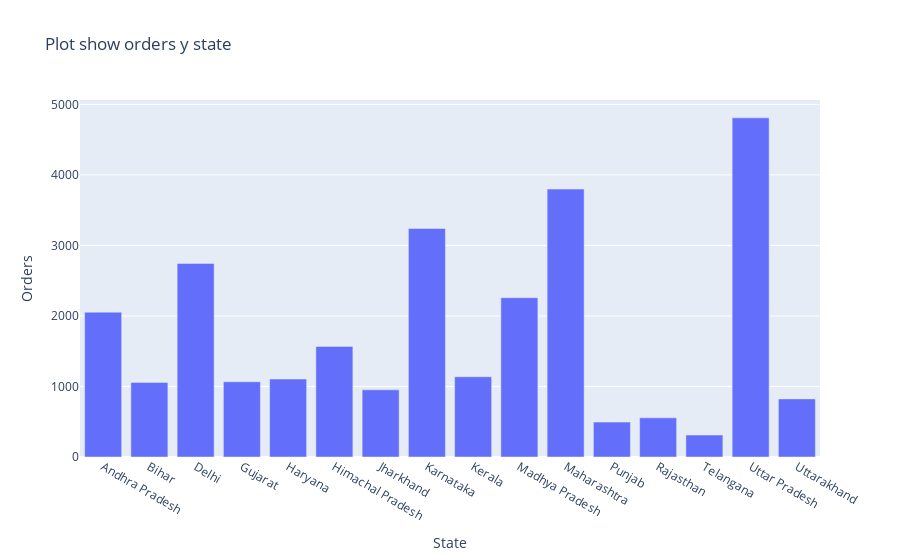

The code cell stored with this chart in its notebook:
### Code cell
fig=px.bar(group_data,x="State",y="Orders",title="Plot show orders y state")
fig.show()

### Figure 1 — Plotly figure (JSON) as saved in the notebook; plotly's stock layout.template omitted (floating-point values rounded to 4 significant figures)
{"data": [{"alignmentgroup": "True", "hovertemplate": "State=%{x}<br>Orders=%{y}<extra></extra>", "legendgroup": "", "marker": {"color": "#636efa", "pattern": {"shape": ""}}, "name": "", "offsetgroup": "", "orientation": "v", "showlegend": false, "textposition": "auto", "type": "bar", "x": ["Andhra Pradesh", "Bihar", "Delhi", "Gujarat", "Haryana", "Himachal Pradesh", "Jharkhand", "Karnataka", "Kerala", "Madhya Pradesh", "Maharashtra", "Punjab", "Rajasthan", "Telangana", "Uttar Pradesh", "Uttarakhand"], "xaxis": "x", "y": [2054, 1058, 2744, 1067, 1106, 1568, 953, 3241, 1137, 2259, 3799, 495, 555, 312, 4809, 824], "yaxis": "y"}], "layout": {"autosize": true, "barmode": "relative", "legend": {"tracegroupgap": 0}, "title": {"text": "Plot show orders y state"}, "xaxis": {"anchor": "y", "autorange": true, "domain": [0, 1], "range": [-0.5, 15.5], "title": {"text": "State"}, "type": "category"}, "yaxis": {"anchor": "x", "autorange": true, "domain": [0, 1], "range": [0, 5062.0], "title": {"text": "Orders"}, "type": "linear"}}}
